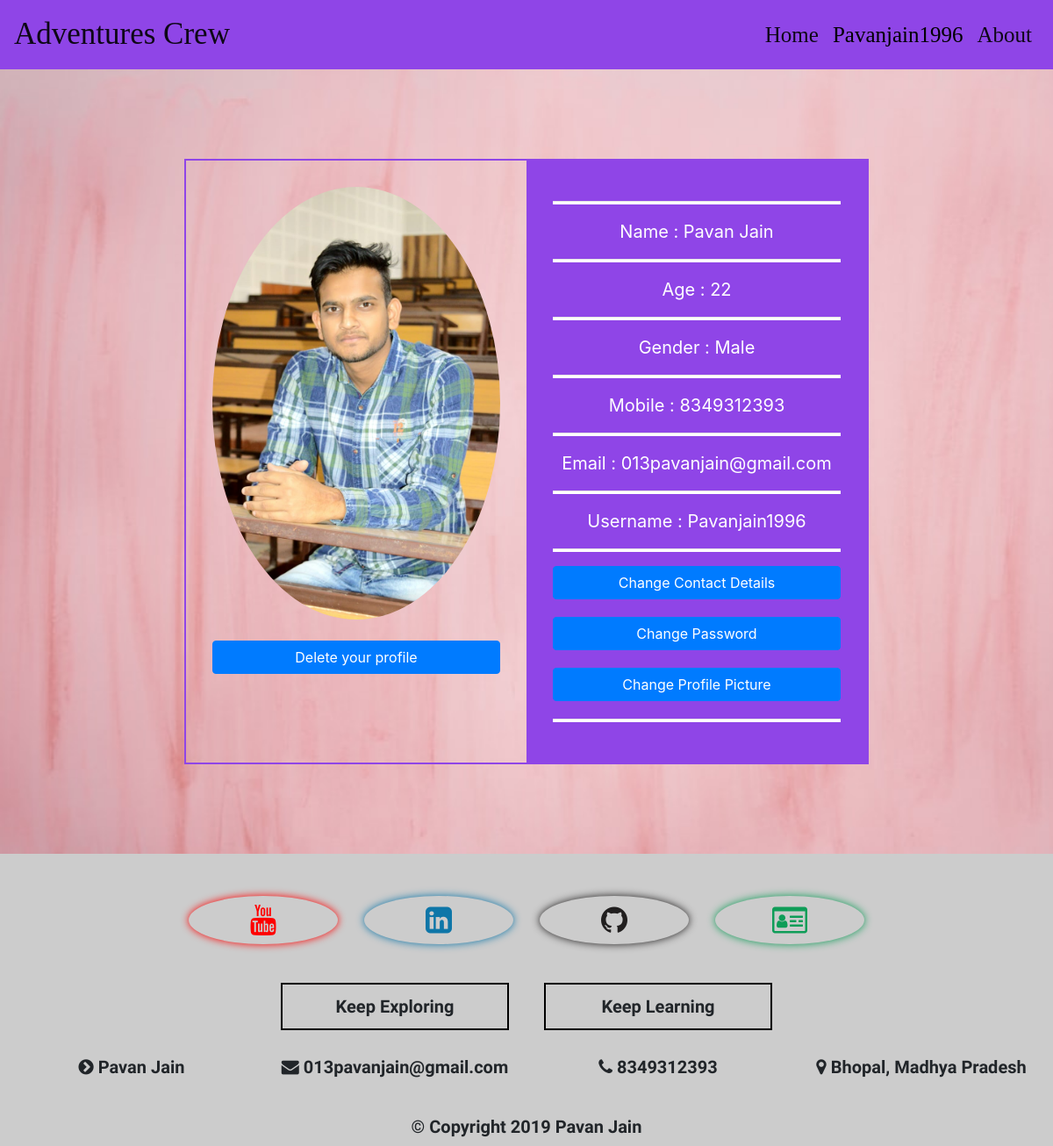
Page /Website/profile.php (signed in) on the committed database.
### tables this page shows
CREATE TABLE `users` (
  `id` int(11) NOT NULL,
  `name` varchar(30) NOT NULL,
  `age` int(11) NOT NULL,
  `gender` varchar(10) NOT NULL,
  `mobile` varchar(15) NOT NULL,
  `email` varchar(30) NOT NULL,
  `profile` varchar(100) NOT NULL,
  `username` varchar(30) NOT NULL,
  `password` varchar(30) NOT NULL,
  `nbooking` int(11) NOT NULL DEFAULT '0'
);

### Website/profile.php (the view, shortened to what this page needs)
<?php
include('header.php');
include('navbar.php');
include('dbconnection.php');
if(isset($_SESSION['username'])){
$query='select * from users where username="'.$_SESSION['username'].'"';
$res=mysqli_query($con,$query);
$arr=mysqli_fetch_array($res);
?>
<div class="container-fluid" style="padding:30px;background-image:url('Images/background1.jpg');background-size:cover;">
<br/><br/><br/>
<div class="row">
<div class="col-md-2"></div>
<div class="col-md-8">
<div class="row" style="border:2px solid #8F45E7;">
<div class="col-md-6" style="padding:30px;">
<img src="Profiles/<?php echo $arr['profile']; ?>" width="100%" style="border-radius:50%";><br/><br/>
<a href="deleteProfile.php" class="btn btn-primary" style="width:100%;">Delete your profile</a>
</div>
<div class="col-md-6" style="background-color:#8F45E7;padding:30px;text-align:center;">
<div style="font-size:20px;color:white;">
<hr style="height:3px;background-color:white;">
Name : <?php echo $arr['name']; ?>
<hr style="height:3px;background-color:white;">
Age : <?php echo $arr['age']; ?>
<hr style="height:3px;background-color:white;">
Gender : <?php echo $arr['gender']; ?>
<hr style="height:3px;background-color:white;">
Mobile : <?php echo $arr['mobile']; ?>
<hr style="height:3px;background-color:white;">
Email : <?php echo $arr['email']; ?>
<hr style="height:3px;background-color:white;">
Username : <?php echo $arr['username']; ?>
<hr style="height:3px;background-color:white;">
<form method="post" action="changeContact.php">
<button type="button" class="btn btn-primary" data-toggle="modal" data-target="#exampleModalCenter1" style="width:100%;">Change Contact Details</button>
</form>
<form method="post" action="changePassword.php">
<button type="button" class="btn btn-primary" data-toggle="modal" data-target="#exampleModalCenter2" style="width:100%;">Change Password</button>
</form>
<form method="post" action="changeProfile.php" enctype="multipart/form-data">
<button type="button" class="btn btn-primary" data-toggle="modal" data-target="#exampleModalCenter3" style="width:100%;">Change Profile Picture</button>
</form>
<hr style="height:3px;background-color:white;">
</div>
</div>
</div>
</div>
<div class="col-md-2"></div>
</div>
<br/><br/><br/>
</div>
<?php
include('footer.php');
}
else{
    header('location:login.php');
}
?>

### rows in the picture
users: profile (picture), name "Pavan Jain", age "22", gender "Male", mobile "8349312393", email "013pavanjain@gmail.com", username "Pavanjain1996"

### other values in the picture
$_SESSION['username'] "Pavanjain1996"
